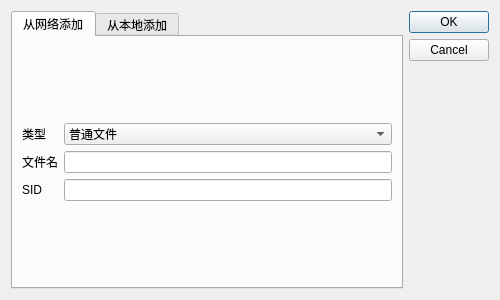
<?xml version="1.0" encoding="UTF-8"?>
<ui version="4.0">
 <class>Dialog</class>
 <widget class="QDialog" name="Dialog">
  <property name="geometry">
   <rect>
    <x>0</x>
    <y>0</y>
    <width>500</width>
    <height>300</height>
   </rect>
  </property>
  <property name="windowTitle">
   <string>Dialog</string>
  </property>
  <layout class="QHBoxLayout" name="horizontalLayout">
   <item>
    <widget class="QTabWidget" name="tabWidget">
     <property name="currentIndex">
      <number>0</number>
     </property>
     <widget class="QWidget" name="tab_2">
      <attribute name="title">
       <string>从网络添加</string>
      </attribute>
      <layout class="QFormLayout" name="formLayout_2">
       <item row="2" column="0">
        <widget class="QLabel" name="label_6">
         <property name="text">
          <string>文件名</string>
         </property>
        </widget>
       </item>
       <item row="2" column="1">
        <widget class="QLineEdit" name="inputFileName"/>
       </item>
       <item row="3" column="0">
        <widget class="QLabel" name="label_7">
         <property name="text">
          <string>SID</string>
         </property>
         <property name="buddy">
          <cstring>inputSID</cstring>
         </property>
        </widget>
       </item>
       <item row="3" column="1">
        <widget class="QLineEdit" name="inputSID"/>
       </item>
       <item row="0" column="0">
        <spacer name="verticalSpacer">
         <property name="orientation">
          <enum>Qt::Vertical</enum>
         </property>
         <property name="sizeHint" stdset="0">
          <size>
           <width>20</width>
           <height>40</height>
          </size>
         </property>
        </spacer>
       </item>
       <item row="4" column="0">
        <spacer name="verticalSpacer_2">
         <property name="orientation">
          <enum>Qt::Vertical</enum>
         </property>
         <property name="sizeHint" stdset="0">
          <size>
           <width>20</width>
           <height>40</height>
          </size>
         </property>
        </spacer>
       </item>
       <item row="1" column="0">
        <widget class="QLabel" name="label">
         <property name="text">
          <string>类型</string>
         </property>
        </widget>
       </item>
       <item row="1" column="1">
        <widget class="QComboBox" name="filetypeChoose">
         <item>
          <property name="text">
           <string>普通文件</string>
          </property>
         </item>
         <item>
          <property name="text">
           <string>视频流服务</string>
          </property>
         </item>
        </widget>
       </item>
      </layout>
     </widget>
     <widget class="QWidget" name="tab_1">
      <attribute name="title">
       <string>从本地添加</string>
      </attribute>
      <layout class="QFormLayout" name="formLayout">
       <item row="0" column="0">
        <widget class="QLabel" name="label_1">
         <property name="text">
          <string>文件名</string>
         </property>
         <property name="buddy">
          <cstring>fileName</cstring>
         </property>
        </widget>
       </item>
       <item row="0" column="1">
        <widget class="QLineEdit" name="fileName"/>
       </item>
       <item row="1" column="0">
        <widget class="QLabel" name="label_2">
         <property name="text">
          <string>文件路径</string>
         </property>
         <property name="buddy">
          <cstring>choosePath</cstring>
         </property>
        </widget>
       </item>
       <item row="1" column="1">
        <widget class="QPushButton" name="choosePath">
         <property name="text">
          <string>...</string>
         </property>
        </widget>
       </item>
       <item row="2" column="0">
        <widget class="QLabel" name="label_3">
         <property name="text">
          <string>文件说明</string>
         </property>
         <property name="buddy">
          <cstring>addtionText</cstring>
         </property>
        </widget>
       </item>
       <item row="2" column="1">
        <widget class="QTextEdit" name="addtionText"/>
       </item>
       <item row="3" column="0">
        <widget class="QLabel" name="label_4">
         <property name="text">
          <string>是否通告</string>
         </property>
         <property name="buddy">
          <cstring>needRegister</cstring>
         </property>
        </widget>
       </item>
       <item row="3" column="1">
        <widget class="QCheckBox" name="needRegister">
         <property name="text">
          <string/>
         </property>
        </widget>
       </item>
       <item row="4" column="0">
        <widget class="QLabel" name="label_5">
         <property name="text">
          <string>是否拷贝到主目录</string>
         </property>
         <property name="buddy">
          <cstring>needCopy</cstring>
         </property>
        </widget>
       </item>
       <item row="4" column="1">
        <widget class="QCheckBox" name="needCopy">
         <property name="text">
          <string/>
         </property>
        </widget>
       </item>
      </layout>
     </widget>
    </widget>
   </item>
   <item>
    <widget class="QDialogButtonBox" name="buttonBox">
     <property name="orientation">
      <enum>Qt::Vertical</enum>
     </property>
     <property name="standardButtons">
      <set>QDialogButtonBox::Cancel|QDialogButtonBox::Ok</set>
     </property>
    </widget>
   </item>
  </layout>
 </widget>
 <resources/>
 <connections>
  <connection>
   <sender>buttonBox</sender>
   <signal>accepted()</signal>
   <receiver>Dialog</receiver>
   <slot>accept()</slot>
   <hints>
    <hint type="sourcelabel">
     <x>484</x>
     <y>61</y>
    </hint>
    <hint type="destinationlabel">
     <x>157</x>
     <y>274</y>
    </hint>
   </hints>
  </connection>
  <connection>
   <sender>buttonBox</sender>
   <signal>rejected()</signal>
   <receiver>Dialog</receiver>
   <slot>reject()</slot>
   <hints>
    <hint type="sourcelabel">
     <x>484</x>
     <y>61</y>
    </hint>
    <hint type="destinationlabel">
     <x>286</x>
     <y>274</y>
    </hint>
   </hints>
  </connection>
 </connections>
</ui>
